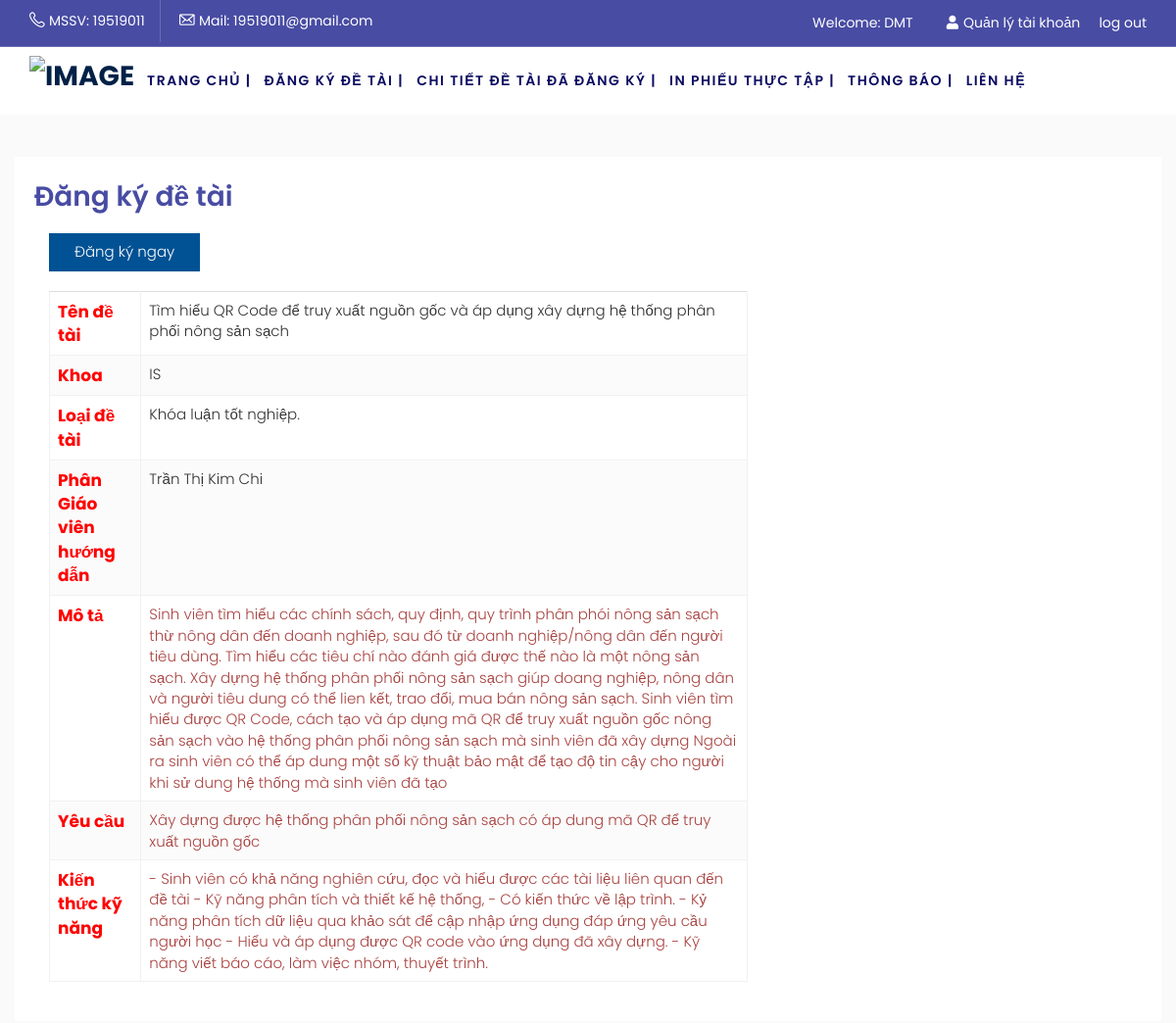
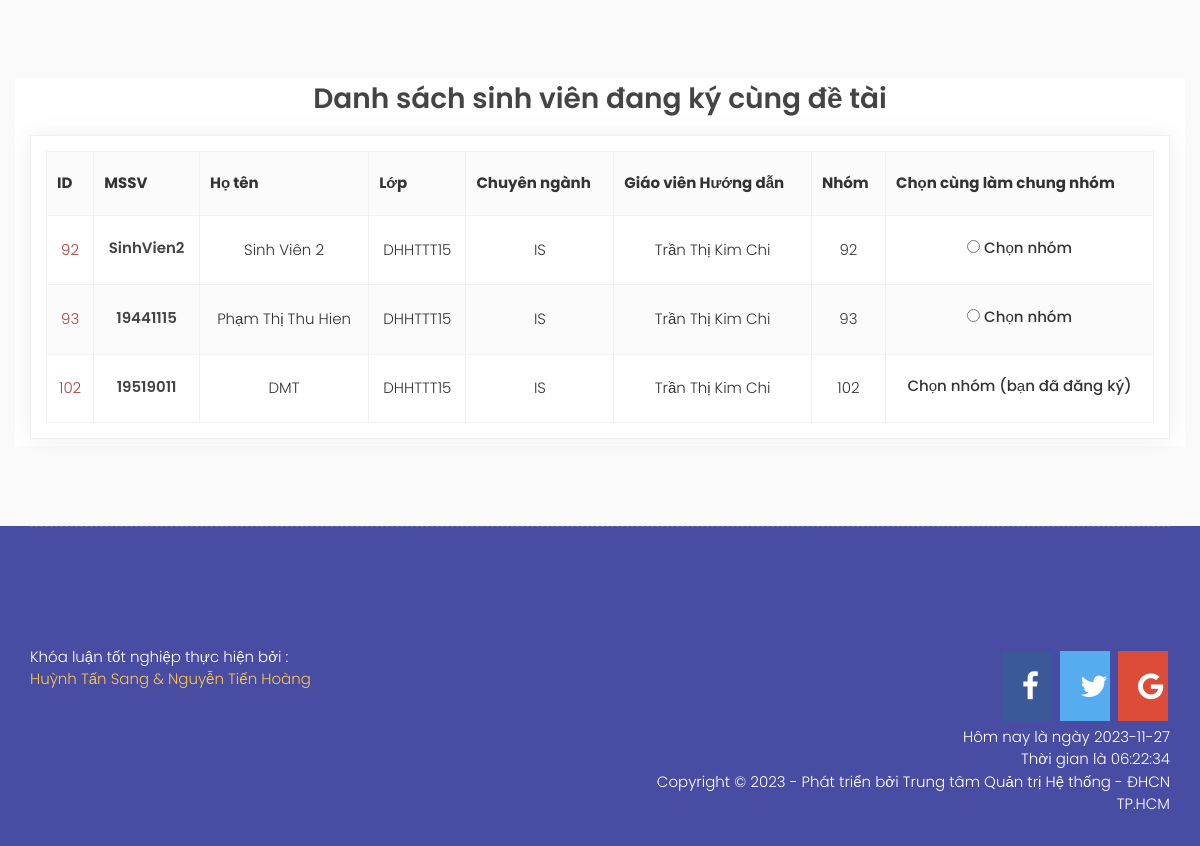
Page /index.php?option=thesistopic&cat=update&id=32 (signed in) on the committed database (2 pictures, top to bottom).
### tables this page shows
CREATE TABLE `thesistopic` (
  `ID` int(11) NOT NULL,
  `Name` varchar(1000) DEFAULT NULL,
  `Instructors` varchar(200) DEFAULT NULL,
  `InstructorsID` int(11) DEFAULT NULL,
  `Subject` varchar(220) DEFAULT NULL,
  `SubjectID` int(11) DEFAULT NULL,
  `ThesisTopicType` varchar(220) DEFAULT NULL,
  `Description` varchar(1000) DEFAULT NULL,
  `Requirement` varchar(1000) NOT NULL,
  `SkillKnowledge` varchar(1000) NOT NULL,
  `ThesisTopicTypeID` int(11) DEFAULT NULL,
  `Status` int(11) DEFAULT NULL,
  `SupervisingTeacher` varchar(220) DEFAULT NULL,
  `SupervisingTeacherID` int(11) DEFAULT NULL
);

CREATE TABLE `studentgroup` (
  `ID` int(11) NOT NULL,
  `ID1` varchar(100) NOT NULL,
  `username` varchar(255) NOT NULL,
  `FullName` varchar(255) DEFAULT NULL,
  `ClassRoom` varchar(252) NOT NULL,
  `ThesisTopicID` int(11) NOT NULL,
  `TeacherID` int(11) NOT NULL,
  `TeacherName` varchar(255) NOT NULL,
  `SubGroupID` int(11) DEFAULT NULL,
  `registertopicID` int(11) NOT NULL
);

### system/load.php (called while the page is built, shortened)
<?php
function loadComponent($page=true)
{
	$pathView='views/';
	if($page==true)
	{
		$pathView.='pages/';
		if(isset($_REQUEST['option']))
		{
			$pathView.=$_REQUEST['option'];
			if($_REQUEST['option']=='cart')
			{
				if(isset($_REQUEST['cat']))
				{
					$pathView.='-'.$_REQUEST['cat'].'.php';
				}
				else
				{
					$pathView.='.php';
				}
			}
			else
			{
				if(isset($_REQUEST['id']))
				{
					$pathView.='-detail.php';
				}
			}
		}
		else
		{
			$pathView.='home.php';
		}
	}
	require_once($pathView);
}
function loadModel($name)
{
	$model = ucfirst(strtolower($name));
	$pathView ='models/'.$model.'.php';
	return new $model;
}
?>

### index.php (called while the page is built, shortened)
<?php
require_once('system/Database.php');
require_once('system/load.php');
loadComponent();
 ?>

### system/Database.php (called while the page is built, shortened)
<?php
 class Database extends config
 {
 	function __construct()
 	{
 		$this->conn = mysqli_connect($this->DB_SERVER,$this->DB_USERNAME,$this->DB_PASSWORD,$this->DB_NAME);
 		mysqli_set_charset($this->conn,"utf8");
 	}
 	function TableName($name)
 	{
 		return $this->dbprefix.$name;
 	}
 	function QueryOne($sql)
 	{
 		$result=mysqli_query($this->conn,$sql);
 		$row=mysqli_fetch_assoc($result);
 		return $row;
 	}
 	function QueryAll($sql)
 	{
 		$result=mysqli_query($this->conn, $sql);
 		$a=array();
 		while($row=mysqli_fetch_assoc($result))
 		{
 			$a[]=$row;
 		}
 		return $a;
 	}
 }
  ?>

### models/U_thesistopic.php (called while the page is built, shortened)
<?php
class u_thesistopic extends Database
{
	function __construct()
	{
		$this->table = $this->tablename('thesistopic');
	}
	function thesistopic_rowid($id)
	{
		$sql="SELECT * FROM $this->table
		WHERE id='$id'";
		return $this->QueryOne($sql);
	}
}
?>

### models/Student_group.php (called while the page is built, shortened)
<?php
 class Student_group extends Database
 {
 	function __construct()
 	{
 		$this->table = $this -> TableName('studentgroup');
 	}
 	function all_studentgroup($topicID)
    {
        $sql="SELECT * FROM $this->table WHERE ThesisTopicID = '$topicID'";
        return $this->QueryAll($sql);
    }
 }
 ?>

### models/User.php (called while the page is built, shortened)
<?php
class User extends Database
{
	function __construct()
	{
		$this->table = $this->tablename('user');
	}
function list_user_cuss($id)
	{
		$sql="SELECT * FROM $this->table WHERE status='1' AND access='6' AND ID = '$id'";
		return $this->QueryOne($sql);
	}
}

### views/pages/thesistopic-detail.php (the view, shortened to what this page needs)
<?php
require_once('views/header.php');
require_once ('system/load.php');
require_once ('system/Database.php');
$user = loadModel('User');
$id=$_REQUEST['id'];
$u_thesistopic= loadModel('U_thesistopic');
$row=$u_thesistopic->thesistopic_rowid($id);
$id = $_SESSION['customer_id'];
$rowUser= $user->list_user_cuss($id);
$studentgroup= loadModel('Student_group');
$listGroup=$studentgroup->all_studentgroup($row['ID']);
$teacher = "Thực thập doanh nghiệp";
if ($row['ThesisTopicTypeID'] == 1)
{
	$teacher = "Khóa luận tốt nghiệp.";
}
?>
<section class="booking">
	<div class="container bg-white" style="padding:20px;">
		<div class="row">
			<div class="col-md-8 d-flex flex-row">
				<div class="booking-confirmed booking-outer">
					<div class="confirmation-title flex ">
						<div class="form-title form-title-1">
							<h2 class="text-danger" style="color:#484CA3;">Đăng ký đề tài</h2>
						</div>
						<div class="payment-info detail">
							<div class="row">
								<div class="col-md-12">
								</div>
							</div>
						</div>
						<div class="col-md-12">
							<form action="" method="POST">
								<div class="billing-back-btn">
									<div class="billing-btn">
										<button name="Register" class="btn-blue btn-green btn-style-1 " type="submit">Đăng ký ngay</button>
									</div>
								</div>
								<table class="table" style="margin-top:20px;">
									<tbody>
										<tr>
											<td class="title">Tên đề tài</td>
											<td><?php echo $row['Name'] ?></td>
										</tr>
										<tr>
											<td class="title">Khoa</td>
											<td><?php echo $row['Subject'] ?></td>
										</tr>
										<tr>
											<td class="title">Loại đề tài</td>
											<td><?php echo $teacher ?></td>
										</tr>
										<tr>
											<td class="title">Phân Giáo viên hướng dẫn</td>
											<td><?php echo $row['Instructors'] ?></td>
										</tr>
										<tr>
											<td class="title">Mô tả</td>
											<td class="b-id text-danger"><?php echo $row['Description'] ?></td>
										</tr>
										<tr>
											<td class="title">Yêu cầu</td>
											<td class="b-id text-danger"><?php echo $row['Requirement'] ?></td>
										</tr>
										<tr>
											<td class="title">Kiến thức kỹ năng</td>
											<td class="b-id text-danger"><?php echo $row['SkillKnowledge'] ?></td>
										</tr>
									</tbody>
								</table>
							</div>
						</div>
					</div>
				</section>
				<section class="flight-destinations">
					<div class="container bg-white">
						<div class="row">
							<div class="account-info-wrapper">
								<h2 style="text-align:center;">Danh sách sinh viên đang ký cùng đề tài</h2>
							</div>
							<div class="col-md-12 col-sm-12">
								<div class="flight-table">
									<table>
										<thead>
											<tr>
												<th>ID</th>
												<th>MSSV</th>
												<th>Họ tên</th>
												<th>Lớp</th>
												<th>Chuyên ngành</th>
												<th>Giáo viên Hướng dẫn</th>
												<th>Nhóm</th>
												<th>Chọn cùng làm chung nhóm</th>
											</tr>
										</thead>
										<tbody>
											<?php foreach($listGroup as $row1):?>
												<?php
												$subgroup = $row1['SubGroupID'];
												if($subgroup <1){
													$subgroup = $row1['ID'];
												}
												?>
												<tr>
													<td class="text-center text-danger"><?php echo $subgroup  ?></td>
													<td class="text-center"><h6><?php echo $row1['username']  ?></td>
														<td class="text-center"><?php echo $row1['FullName']  ?></td>
														<td class="text-center"><?php echo $row1['ClassRoom']  ?></td>
														<td class="text-center"><?php echo $row['Subject']  ?></td>
														<td class="text-center"><?php echo $row1['TeacherName']  ?></td>
														<td class="text-center"><?php echo $subgroup  ?></td>
														<td class="text-center">
															<?php if($id == $row1['ID1'] ) { ?>
																<label for="<?php $subgroup ?>">Chọn nhóm (bạn đã đăng ký)</label>
															<?php } else if($subgroup > $row1['ID']) { ?>
																<?php echo $id;
																	echo $row1['ID'];
																 ?>
															<?php } else{ ?>
																<input type="radio" name="idTicket" id="<?php $subgroup  ?>" value="<?php echo $subgroup  ?>">
																<label for="<?php $subgroup  ?>">Chọn nhóm</label>
															<?php } ?>
														</td>
													</tr>
												<?php endforeach; ?>
											</tbody>
										</table>
									</div>
								</div>
							</div>
						</div>
				</section>
				<?php require_once('views/footer.php');
				?>

### public/Client/css/flight.css (style rules this page uses)
* { margin: 0; padding: 0; border: 0; outline: 0; font-size: 100%; background: transparent; box-sizing: border-box; }
header, nav, section, article, aside, footer { display: block; }
* { margin: 0; padding: 0; }
body { margin: 0; padding: 0; font-size: 15px; background:#fff; font-family: 'Poppins', sans-serif; line-height: 1.5; color: #333; font-weight: 300; }
h1,h2,h3,h4,h5,h6 { font-weight: 600; margin-bottom: 15px; color: #444444; margin-top: 0; line-height: 1.5; font-family: 'Poppins', sans-serif; }
h2 { font-size: 28px; }
h6 { font-size: 14px; }
section { padding: 80px 0 0px; }
label { font-weight: 500; margin-bottom: 5px; }
table { border-collapse: collapse; width: 100%; }
thead { background: #fbfbfb; }
td, th { border: 1px solid #f1f1f1; text-align: left; padding:15px 10px; }
tr:nth-child(even) { background-color: #fbfbfb; }
.btn-blue { border: 1px solid #005294; padding: 7px 25px; display: inline-block; background: #005294; color: #fff; transition: all ease-in-out 0.3s; cursor: pointer; }
.bg-white { background: #fff!important; }
section.flight-destinations { padding-bottom: 80px; }
.flight-table, .flight-head { border: 1px solid #f1f1f1; box-shadow: 0px 0px 20px #cccccc57; margin-bottom: 30px; padding: 15px; display: inline-block; width: 100%; }
.flight-table:last-child { margin: 0; }
.flight-table td, .flight-table th { padding: 20px 10px; }
.flight-table h6 { margin-bottom: 3px; }

### public/Client/css/cssNganLuong.css (style rules this page uses)
h5, h6 { font-size: 1em; }

### views/pages/thesistopic-detail.php (style rules this page uses)
.title { font-size: 17px; font-weight: bold; padding-right: 50px; color: #ff0000; }

### rows in the picture
thesistopic: Name "Tìm hiểu QR Code để truy xuất nguồn gốc và áp dụng xây dựng hệ thống phân phối nông sản sạch", Subject "IS", ThesisTopicTypeID "Khóa luận tốt nghiệp.", Instructors "Trần Thị Kim Chi", Description "Sinh viên tìm hiểu các chính sách, quy định, quy trình phân phói nông sản sạch thừ nông dân đến doanh nghiệp, sau đó từ doanh nghiệp/nông dân đến người tiêu dùng. Tìm hiểu các tiêu chí nào đánh giá được thế nào là một nông sản sạch. Xây dựng hệ thống phân phối nông sản sạch giúp doang nghiệp, nông dân và người tiêu dung có thể lien kết, trao đổi, mua bán nông sản sạch. Sinh viên tìm hiểu được QR Code, cách tạo và áp dụng mã QR để truy xuất nguồn gốc nông sản sạch vào hệ thống phân phối nông sản sạch mà sinh viên đã xây dựng Ngoài ra sinh viên có thể áp dung một số kỹ thuật bảo mật để tạo độ tin cậy cho người khi sử dung hệ thống mà sinh viên đã tạo", Requirement "Xây dựng được hệ thống phân phối nông sản sạch có áp dung mã QR để truy xuất nguồn gốc", SkillKnowledge "- Sinh viên có khả năng nghiên cứu, đọc và hiểu được các tài liệu liên quan đến đề tài - Kỹ năng phân tích và thiết kế hệ thống, - Có kiến thức về lập trình. - Kỷ năng phân tích dữ liệu qua khảo sát để cập nhập ứng dụng đáp ứng yêu cầu người học - Hiểu và áp dụng được QR code vào ứng dụng đã xây dựng. - Kỹ năng viết báo cáo, làm việc nhóm, thuyết trình."
studentgroup: SubGroupID "92", username "SinhVien2", FullName "Sinh Viên 2", ClassRoom "DHHTTT15", ThesisTopicID.Subject "IS", TeacherName "Trần Thị Kim Chi"
studentgroup: SubGroupID "93", username "19441115", FullName "Phạm Thị Thu Hien", ClassRoom "DHHTTT15", ThesisTopicID.Subject "IS", TeacherName "Trần Thị Kim Chi"
studentgroup: ID "102", username "19519011", FullName "DMT", ClassRoom "DHHTTT15", ThesisTopicID.Subject "IS", TeacherName "Trần Thị Kim Chi", ID1 "Chọn nhóm (bạn đã đăng ký)"

### other values in the picture
$_SESSION['customer_username'] "19519011"
$_SESSION['customer_email'] "19519011@gmail.com"
$_SESSION['customer_fullname'] "DMT"
